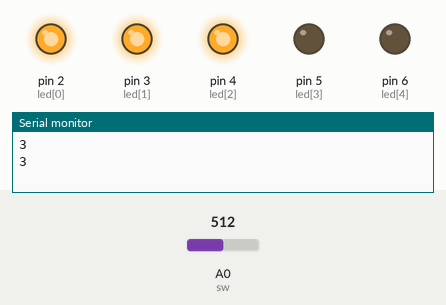
Bench run of a sketch on a simulated Arduino Uno, built with avr-gcc and run on an emulated ATmega328P. On the bench: output pins drawn as LEDs (lit = HIGH), the last lines printed to the serial monitor. The test bench sets the inputs (shaded band); at power-on: A0 (sw) = 512.

Above: at 1.8 s.
1.9 s: A0 (sw) set to 671
3.4 s: A0 (sw) set to 691
At 4.6 s:
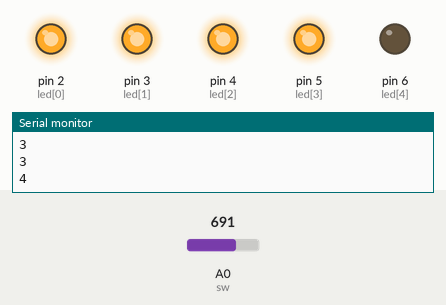
5.5 s: A0 (sw) set to 511
At 7.2 s:
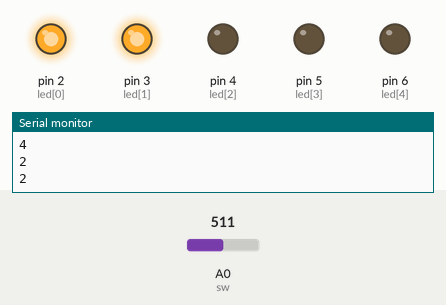
7.5 s: A0 (sw) set to 351
9.2 s: A0 (sw) set to 323
At 10.5 s:
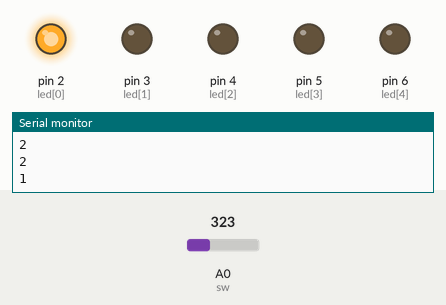
11.5 s: A0 (sw) set to 716
At 13.2 s:
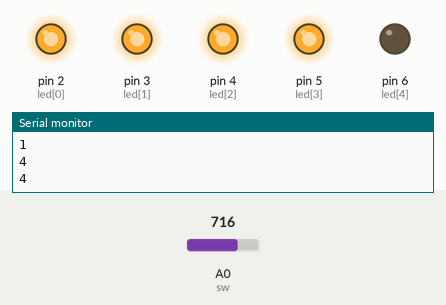
Timing chart, 0 to 14.5 s (numbered marks = the images above; inputs shaded):
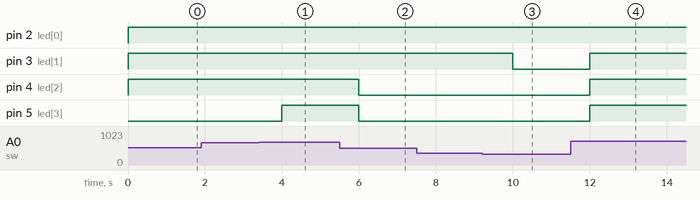

The sketch:

Labo1_Oefening4_Nicholas.ino
```cpp
int led[] = {2, 3, 4, 5, 6};
int sw = A0;
int wait = 1000;


void setup() {
  // put your setup code here, to run once:
  for (int i = 0; i < 5; i++)
  {
    pinMode(led[i], OUTPUT);
  }

  Serial.begin(9600);


}

void loop() {
  // put your main code here, to run repeatedly:
  for (int i = 0; i < 5; i++)
  {
    digitalWrite(led[i], LOW);
  }
  int check = analogRead(sw);
  check = map(check, 0, 1023, 0, 6);

  Serial.println(check);

  for (int i = 0; i < check; i++)
  {
    digitalWrite(led[i], HIGH);
  }
  delay(wait);


}
```

Measured:
- the behaviour switches between 681 and 682 on A0 (sw) (found by bisection; images 0 and 1)
- the behaviour switches between 341 and 340 on A0 (sw) (found by bisection; images 2 and 3)
- after the input at 3.4 s, pin 5 (led[3]): LOW → HIGH after 0.60 s
- after the input at 5.5 s, pin 4 (led[2]), pin 5 (led[3]): HIGH → LOW after 0.50 s
- after the input at 9.2 s, pin 3 (led[1]): HIGH → LOW after 0.80 s
- after the input at 11.5 s, pin 3 (led[1]), pin 4 (led[2]), pin 5 (led[3]): LOW → HIGH after 0.50 s
